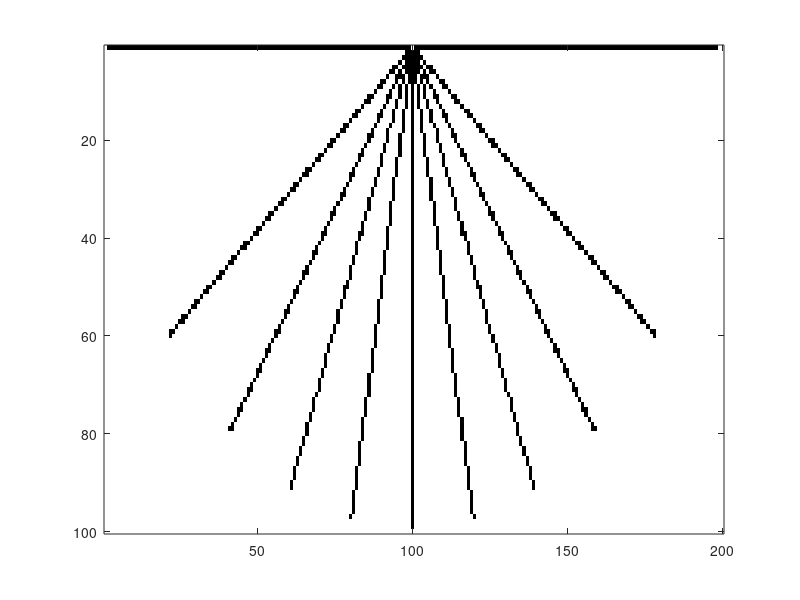

This figure's MATLAB source:
function Delay_Sum_Beams()
% Delay_Sum_Beams.m
%    plots 11 beams (10x oversampled) for the delay-sum beamforming
%    algorithm.
% By George York    

white = 1.0;
black = 0.0;
fc = 10000;
Fs = 100000;
ratio = Fs/fc;
width = 200;
height = 100;
range = height - 2;

beam_image(1:height,1:width) = white;

for k = -(ratio/2):(ratio/2)   % for each beam
    angle = asin(2*k*(1/ratio));
    del_x = sin(angle);
    del_y = cos(angle);
    x = width/2;
    y = 1;
    for i=1:range
        beam_image(round(y+i*del_y), round(x+i*del_x)) = black;
    end
    colormap(gray)
    axis equal
    figure(1)
    imagesc(beam_image);
    pause(0.5);
end